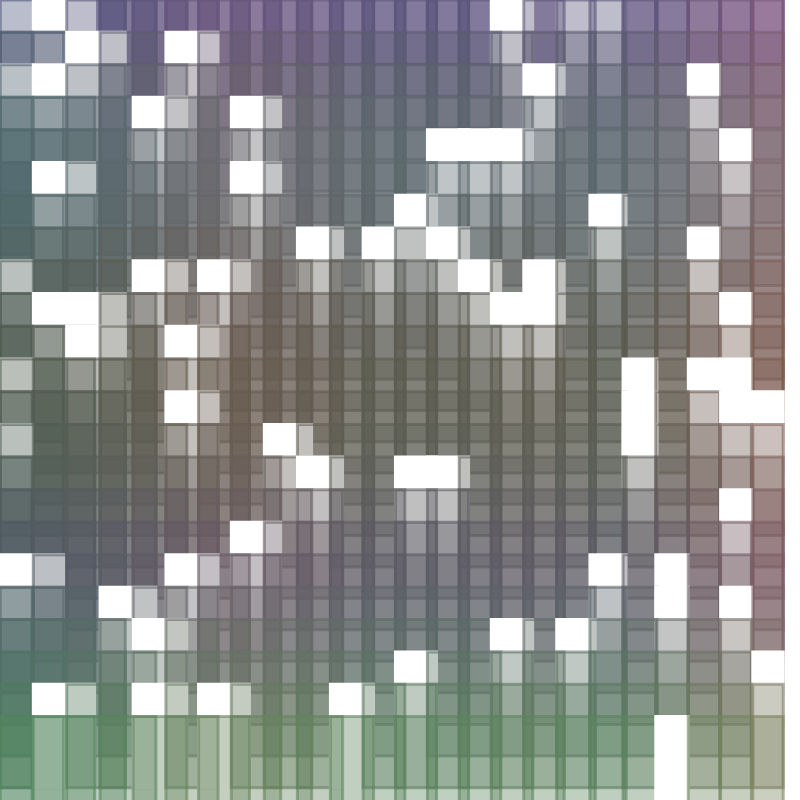
Frame 1 (no input)
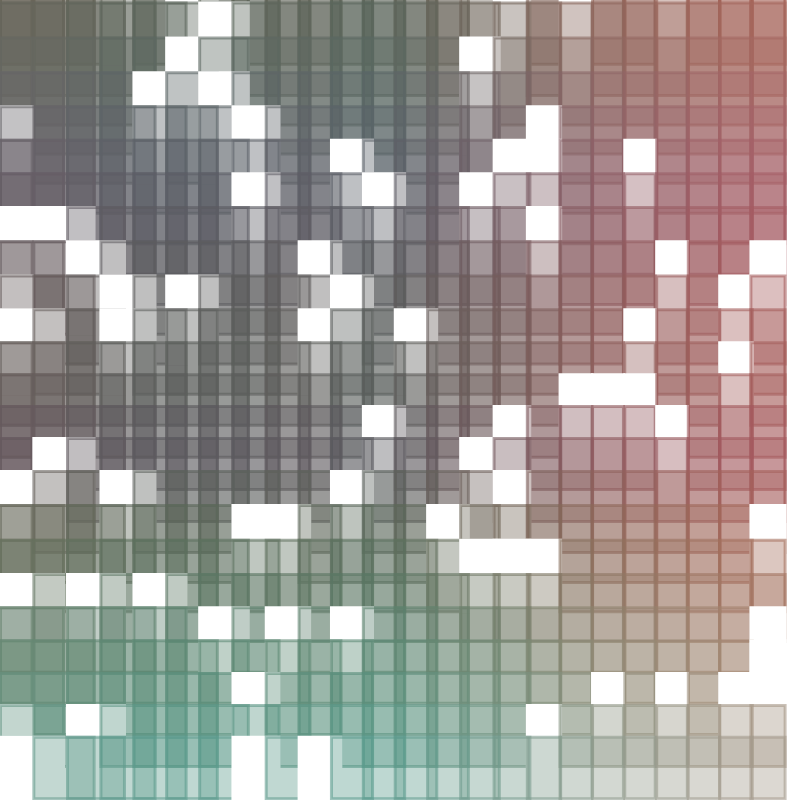
Frame 60 (no input)
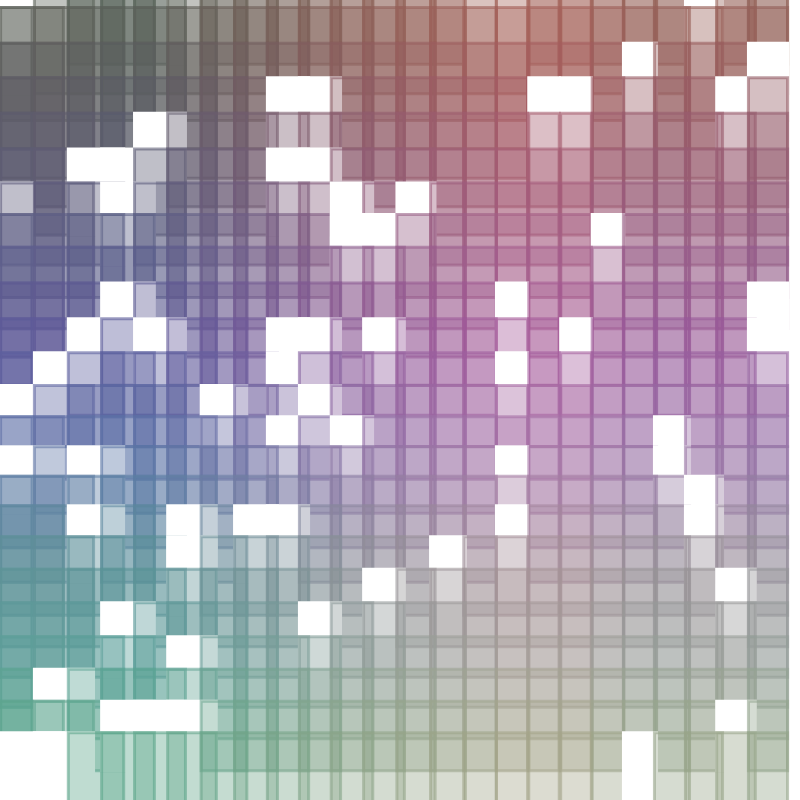
Frame 120 (the mouse pressed at the canvas centre since frame 60)

The p5.js sketch that drew these frames (run headless with seeded random() and noise() and a simulated clock; from frame 60 on, the mouse is pressed at the canvas centre):

// p5.js sketch
// ── sketch.js
let i,j,k


function setup(){

  createCanvas(800,800);
  noStroke()
  rectMode(CENTER);
  // initialize perlin noise values with random parameters
  i = random()
  j = random()
  k = random()
  noFill()
  strokeWeight(3)
}
function draw(){

  let numCol = 25
  let numRow = 25
  let stepX = width / numCol // height of box 
  let stepY = height / numRow // width of box 
  
   
  background(255)

  for (var col = 0; col < numRow; col++ ){
    for (var row = 0; row < numCol; row++){
     //fill(col/numCol*255,row/numRow*255,mouseX/width*255)
     let r = noise(row/numRow+i)*255
     let b = noise(col/numCol+j)*255
     let g = noise(col/numCol+k)*255
     boxWidth = noise(k*row/numRow)*stepX*3
     boxHeight = noise(j*col/numCol)*stepY*6
     stroke(r,g,b,150)
     fill(r,g,b,100)

     if (random()>0.9){
      fill(255)
      stroke(255)
     }
     

     rect(row*stepX,col*stepY,boxWidth,boxHeight) 
    
    }
  }

    j += 0.01
    k += 0.0025
    i += 0.005
}
